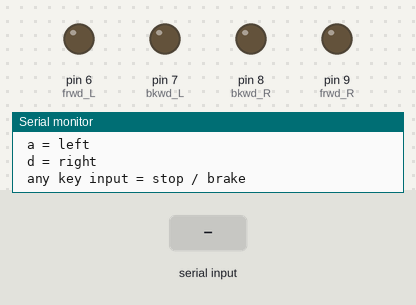
This sketch was run on a simulated Arduino Uno, built with avr-gcc and run on an emulated ATmega328P. Parts: output pins drawn as LEDs (lit = HIGH), the last lines printed to the serial monitor. Inputs (shaded band) come from the test bench.

Above: at 1.4 s.
1.5 s: "w" received over Serial
At 2.0 s:
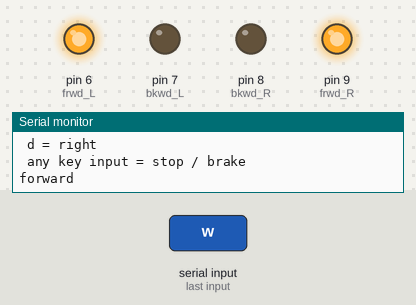
3.0 s: "s" received over Serial
At 4.2 s:
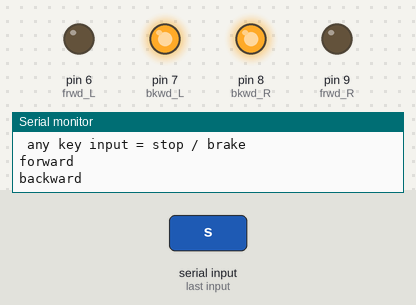
4.5 s: "a" received over Serial
At 5.5 s:
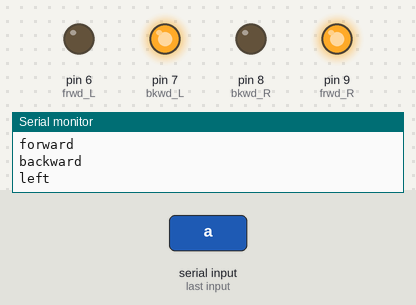
6.0 s: "d" received over Serial
At 6.6 s:
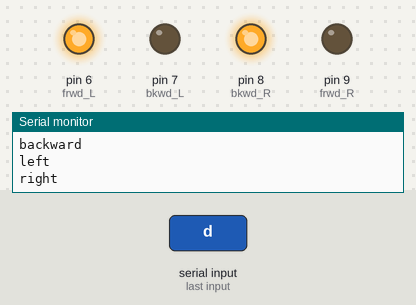
Timing chart, 0 to 8.5 s (numbered marks = the images above; inputs shaded):
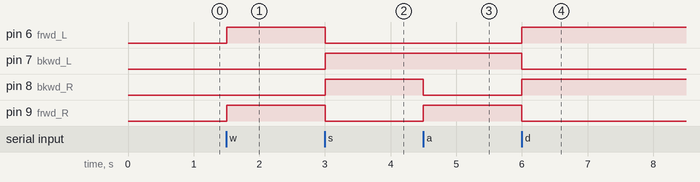

The sketch:

mobot_wired_control.ino
```cpp
#define frwd_L 6
#define frwd_R 9
#define bkwd_L 7
#define bkwd_R 8

#define trigPin 4
#define echoPin 5

#include <String.h>


int inputString = 0;         // a string to hold incoming data
boolean stringComplete = false;  // whether the string is complete


void setup()
{
  Serial.begin(9600);

  pinMode(trigPin, OUTPUT);
  pinMode(echoPin, INPUT);

  pinMode(frwd_L, OUTPUT);
  pinMode(frwd_R, OUTPUT);
  pinMode(bkwd_L, OUTPUT);
  pinMode(bkwd_R, OUTPUT);

  Serial.println("usb controlled 3- wheeled robot with ultrasonic sensor");
  Serial.println("utrasonic sensor is used to measure approximate distance from an object ");
  Serial.println("controlled by inputing w,a,s,d, characters ");
  Serial.println(" instruction:");
  Serial.println("        input each character one at a time the press enter to send the command");

  Serial.println(" w = forward");
  Serial.println(" s = backward");
  Serial.println(" a = left");
  Serial.println(" d = right");
  Serial.println(" any key input = stop / brake");

  digitalWrite(frwd_L, LOW);
  digitalWrite(frwd_R, LOW);
  digitalWrite(bkwd_L, LOW);
  digitalWrite(bkwd_R, LOW);
}

void loop()
{
  if (Serial.available())
  {
    switch(Serial.read())
    {
    case 'w':
      foward();
      break;
    case 's':
      backward();
      break;
    case 'a':
      left();
      break;
    case 'd':
      right();
      break;
    case 'm':
      distancia();
      break;
    default:
      stopped();
    }
  }
}


void foward()
{
  digitalWrite(frwd_L, HIGH);
  digitalWrite(frwd_R, HIGH);
  digitalWrite(bkwd_L, LOW);
  digitalWrite(bkwd_R, LOW);
  Serial.println("forward");
}

void backward()
{
  digitalWrite(frwd_L, LOW);
  digitalWrite(frwd_R, LOW);
  digitalWrite(bkwd_L, HIGH);
  digitalWrite(bkwd_R, HIGH);
  Serial.println("backward");
}

void left()
{
  digitalWrite(frwd_L, LOW);
  digitalWrite(frwd_R, HIGH);
  digitalWrite(bkwd_L, HIGH);
  digitalWrite(bkwd_R, LOW);
  Serial.println("left");
}

void right()
{
  digitalWrite(frwd_L, HIGH);
  digitalWrite(frwd_R, LOW);
  digitalWrite(bkwd_L, LOW);
  digitalWrite(bkwd_R, HIGH);
  Serial.println("right");
}

void stopped()
{
  digitalWrite(frwd_L, LOW);
  digitalWrite(frwd_R, LOW);
  digitalWrite(bkwd_L, LOW);
  digitalWrite(bkwd_R, LOW);
  Serial.println("stop");
}

void distancia()
{

  float duration, distance;
  digitalWrite(trigPin, LOW);  // Added this line
  delayMicroseconds(2); // Added this line
  digitalWrite(trigPin, HIGH);
  //  delayMicroseconds(1000); - Removed this line
  delayMicroseconds(10); // Added this line
  digitalWrite(trigPin, LOW);
  duration = pulseIn(echoPin, HIGH);
  distance = (duration/2) / 29.1;
  Serial.println("measuring distance....");
  Serial.println(" ");
  delay(500);
  Serial.println("distance from object is:");
  Serial.print(distance);
  Serial.println(" cm");
}
```

Measured:
- after the input at 1.5 s, pin 6 (frwd_L), pin 9 (frwd_R): LOW → HIGH at once
- after the input at 3.0 s, pin 6 (frwd_L), pin 9 (frwd_R): HIGH → LOW at once; pin 7 (bkwd_L), pin 8 (bkwd_R): LOW → HIGH at once
- after the input at 4.5 s, pin 8 (bkwd_R): HIGH → LOW at once; pin 9 (frwd_R): LOW → HIGH at once
- after the input at 6.0 s, pin 6 (frwd_L), pin 8 (bkwd_R): LOW → HIGH at once; pin 7 (bkwd_L), pin 9 (frwd_R): HIGH → LOW at once
